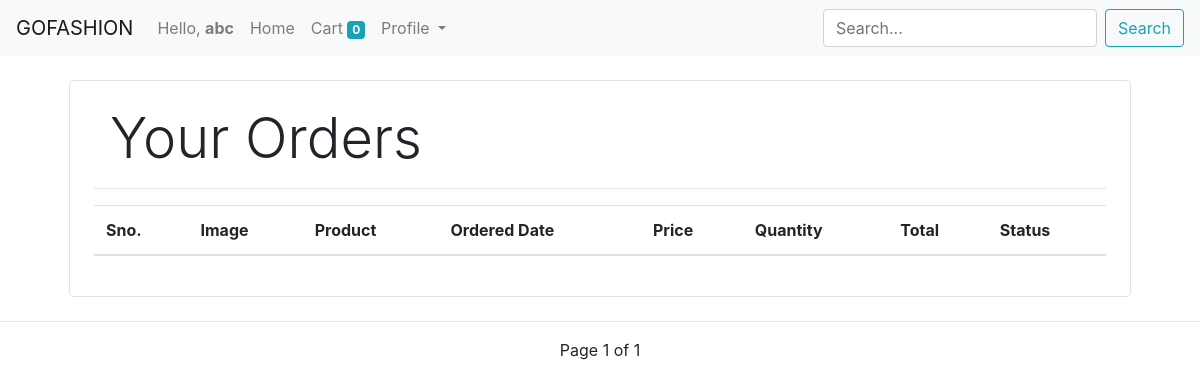
Before: /orders (signed in) with the older database file.
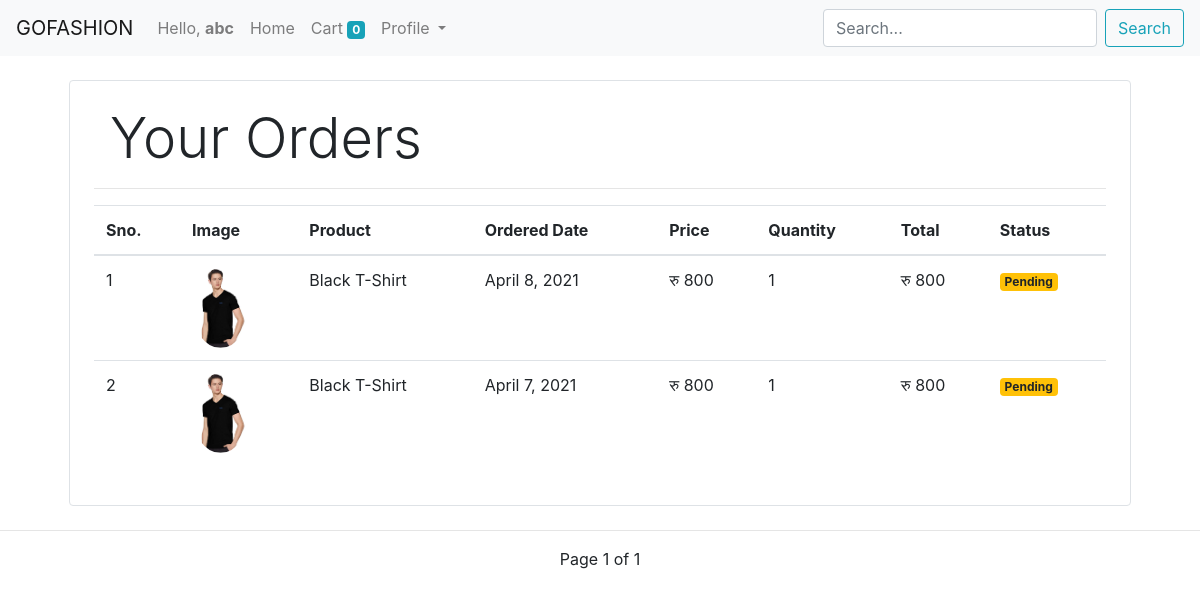
After: the same page with the newer database file.
### store/models/orders.py (models this page shows, shortened)
class Order(models.Model):
    product = models.ForeignKey(Product, on_delete=models.CASCADE)
    customer = models.ForeignKey(Customer, on_delete=models.CASCADE)
    quantity = models.IntegerField(default=1)
    price = models.IntegerField()
    address = models.CharField(max_length=50)
    phone = models.CharField(max_length=50)
    date = models.DateField(default=datetime.datetime.today)
    order_completed = models.BooleanField(default=False)
    @staticmethod
    def get_orders_by_customer(customer_id):
        return Order.objects.filter(customer=customer_id).order_by('-date')

### store/models/product.py (models this page shows, shortened)
class Product(models.Model):
    name = models.CharField(max_length=50)
    price = models.IntegerField(default=0)
    category = models.ForeignKey(Category, on_delete=models.CASCADE, default=1)
    description = models.CharField(max_length=100, default='')
    image = models.ImageField(upload_to='uploads/products/')

### store/middlewares/auth.py (the view)
    def middleware(request, *args, **kwargs):
        return_url = request.META['PATH_INFO']
        if not request.session.get('customer'):
            return redirect(f'/login?return_url={return_url}')
        response = get_response(request, *args, **kwargs)
        return response

### store/templatetags/custom_filter_for_currency.py (called while the page is built)
@register.filter(name='currency')
def currency(number):
    return 'रु ' + str(number)

@register.filter(name='multiply')
def multiply(number, number1):
    return number * number1

### store/views/orders.py (called while the page is built)
    def get(self, request):
        customer = request.session.get('customer')
        orders = Order.get_orders_by_customer(customer)
        paginator = Paginator(orders, 3)
        page = request.GET.get('page')
        try:
            orders = paginator.page(page)
        except PageNotAnInteger:
            orders = paginator.page(1)
        except EmptyPage:
            orders = paginator.page(paginator.num_pages)
        data = {
            'orders': orders,
            'page': page
        }
        return render(request, 'orders.html', data)

### store/templates/orders.html (shortened to what this page needs)
{% extends 'base.html' %}
{% block content %}
{% load cart %}
{% load custom_filter_for_currency %}
    <div class="container">
        <div class="border rounded p-4 m-4">
            <p class="display-4 pl-2 ml-2">Your Orders</p>
            <hr>
            <table class="table">
                <thead>
                    <tr>
                        <th>Sno.</th>
                        <th>Image</th>
                        <th>Product</th>
                        <th>Ordered Date</th>
                        <th>Price</th>
                        <th>Quantity</th>
                        <th>Total</th>
                        <th>Status</th>
                    </tr>
                </thead>
                <tbody>
                    {% for order in orders %}
                    <tr>
                        <td>{{ forloop.counter }}</td>
                        <td><img style="height:80px" class="rounded-circle" src="{{ order.product.image.url }}" alt=""></td>
                        <td>{{ order.product.name }}</td>
                        <td>{{ order.date }}</td>
                        <td>{{ order.price|currency }}</td>
                        <td>{{ order.quantity }}</td>
                        <td>{{ order.quantity|multiply:order.price|currency }}</td>
                        {% if order.order_completed %}
                        <td><small class="badge badge-success">Completed</small></td>
                        {% else %}
                        <td><small class="badge badge-warning">Pending</small></td>
                        {% endif %}
                    </tr>
                    {% endfor %}
                </tbody>
            </table>
        </div>
    </div>
    <hr>
    {% include 'pagination.html' with page=orders %}
{% endblock %}

### store/templates/base.html (shortened to what this page needs)
<!doctype html>
<html lang="en">
  <head>
    <link rel="stylesheet" href="https://maxcdn.bootstrapcdn.com/bootstrap/4.0.0/css/bootstrap.min.css">
  </head>
  <body>
    <nav class="navbar navbar-expand-lg navbar-light bg-light">
      <a class="navbar-brand" href="http://127.0.0.1:8000/">GOFASHION</a>
      <div class="collapse navbar-collapse" id="navbarSupportedContent">
        <ul class="navbar-nav mr-auto">
          {% if request.session.customer %}
          <li class="nav-item">
            <a class="nav-link">Hello, <b>{{ request.session.first_name }}</b><span class="sr-only">(current)</span></a>
          </li>
          {% endif %}
          <li class="nav-item">
            <a class="nav-link" href="http://127.0.0.1:8000/">Home <span class="sr-only">(current)</span></a>
          </li>
          <li class="nav-item">
            <a class="nav-link" href="/cart">Cart
              <span class="badge badge-info">{{ request.session.cart.keys|length }}</span>
              <span class="sr-only">(current)</span></a>
          </li>
          {% if request.session.customer %}
          <li class="nav-item dropdown">
            <a class="nav-link dropdown-toggle" href="#" id="navbarDropdown" role="button" data-toggle="dropdown" aria-haspopup="true" aria-expanded="false">
              Profile
            </a>
          </li>
          {% endif %}
        </ul>
        <form method="get" action="/search" class="form-inline my-2 my-lg-0">
          <input class="form-control mr-sm-2" type="search" placeholder="Search..." aria-label="Search" name="search" id="search">
          <button class="btn btn-outline-info my-2 my-sm-0" type="submit">Search</button>
        </form>
      </div>
    </nav>
    {% block content %}
    {% endblock %}
  </body>
</html>

### store/templates/pagination.html (shortened to what this page needs)
<div>
    <ul class="pagination justify-content-center">
        <span>
            Page {{ page.number }} of {{ page.paginator.num_pages }}
        </span>
    </ul>
</div>

Changed rows visible on the page:
added Order: product.image (picture), product.name "Black T-Shirt", date "April 8, 2021", price "रु 800", quantity "1", quantity|multiply "रु 800", order_completed "Pending"
added Order: product.image (picture), product.name "Black T-Shirt", date "April 7, 2021", price "रु 800", quantity "1", quantity|multiply "रु 800", order_completed "Pending"
